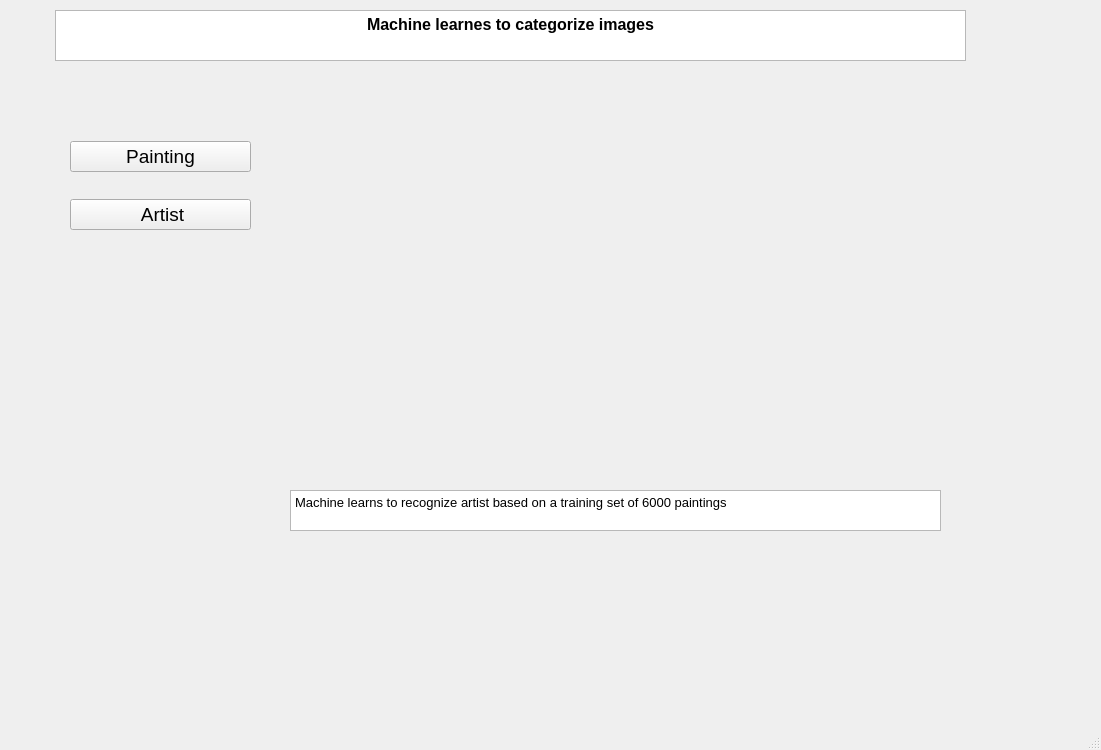
<?xml version="1.0" encoding="UTF-8"?>
<ui version="4.0">
 <class>MainWindow</class>
 <widget class="QMainWindow" name="MainWindow">
  <property name="geometry">
   <rect>
    <x>0</x>
    <y>0</y>
    <width>1101</width>
    <height>750</height>
   </rect>
  </property>
  <property name="windowTitle">
   <string>MainWindow</string>
  </property>
  <widget class="QWidget" name="centralwidget">
   <widget class="QTextBrowser" name="title">
    <property name="geometry">
     <rect>
      <x>55</x>
      <y>10</y>
      <width>911</width>
      <height>51</height>
     </rect>
    </property>
    <property name="html">
     <string>&lt;!DOCTYPE HTML PUBLIC &quot;-//W3C//DTD HTML 4.0//EN&quot; &quot;http://www.w3.org/TR/REC-html40/strict.dtd&quot;&gt;
&lt;html&gt;&lt;head&gt;&lt;meta name=&quot;qrichtext&quot; content=&quot;1&quot; /&gt;&lt;meta charset=&quot;utf-8&quot; /&gt;&lt;style type=&quot;text/css&quot;&gt;
p, li { white-space: pre-wrap; }
hr { height: 1px; border-width: 0; }
li.unchecked::marker { content: &quot;\2610&quot;; }
li.checked::marker { content: &quot;\2612&quot;; }
&lt;/style&gt;&lt;/head&gt;&lt;body style=&quot; font-family:'Segoe UI'; font-size:9pt; font-weight:400; font-style:normal;&quot;&gt;
&lt;p align=&quot;center&quot; style=&quot; margin-top:0px; margin-bottom:0px; margin-left:0px; margin-right:0px; -qt-block-indent:0; text-indent:0px;&quot;&gt;&lt;span style=&quot; font-size:12pt; font-weight:700;&quot;&gt;Machine learnes to categorize images&lt;/span&gt;&lt;/p&gt;&lt;/body&gt;&lt;/html&gt;</string>
    </property>
   </widget>
   <widget class="QWidget" name="verticalLayoutWidget">
    <property name="geometry">
     <rect>
      <x>70</x>
      <y>120</y>
      <width>181</width>
      <height>131</height>
     </rect>
    </property>
    <layout class="QVBoxLayout" name="verticalLayout">
     <item>
      <widget class="QPushButton" name="painting">
       <property name="font">
        <font>
         <pointsize>14</pointsize>
        </font>
       </property>
       <property name="text">
        <string>Painting</string>
       </property>
       <property name="checkable">
        <bool>false</bool>
       </property>
      </widget>
     </item>
     <item>
      <widget class="QPushButton" name="artist">
       <property name="font">
        <font>
         <pointsize>14</pointsize>
        </font>
       </property>
       <property name="text">
        <string> Artist</string>
       </property>
      </widget>
     </item>
    </layout>
   </widget>
   <widget class="QLabel" name="painting1">
    <property name="geometry">
     <rect>
      <x>570</x>
      <y>120</y>
      <width>341</width>
      <height>351</height>
     </rect>
    </property>
    <property name="text">
     <string/>
    </property>
    <property name="pixmap">
     <pixmap>../Frida_Kahlo_19.jpg</pixmap>
    </property>
    <property name="scaledContents">
     <bool>true</bool>
    </property>
   </widget>
   <widget class="QLabel" name="painting2">
    <property name="geometry">
     <rect>
      <x>290</x>
      <y>120</y>
      <width>261</width>
      <height>351</height>
     </rect>
    </property>
    <property name="text">
     <string/>
    </property>
    <property name="pixmap">
     <pixmap>../example_paintings/Vincent_van_Gogh_278.jpg</pixmap>
    </property>
    <property name="scaledContents">
     <bool>true</bool>
    </property>
   </widget>
   <widget class="QTextBrowser" name="footer">
    <property name="geometry">
     <rect>
      <x>290</x>
      <y>490</y>
      <width>651</width>
      <height>41</height>
     </rect>
    </property>
    <property name="html">
     <string>&lt;!DOCTYPE HTML PUBLIC &quot;-//W3C//DTD HTML 4.0//EN&quot; &quot;http://www.w3.org/TR/REC-html40/strict.dtd&quot;&gt;
&lt;html&gt;&lt;head&gt;&lt;meta name=&quot;qrichtext&quot; content=&quot;1&quot; /&gt;&lt;meta charset=&quot;utf-8&quot; /&gt;&lt;style type=&quot;text/css&quot;&gt;
p, li { white-space: pre-wrap; }
hr { height: 1px; border-width: 0; }
li.unchecked::marker { content: &quot;\2610&quot;; }
li.checked::marker { content: &quot;\2612&quot;; }
&lt;/style&gt;&lt;/head&gt;&lt;body style=&quot; font-family:'Segoe UI'; font-size:9pt; font-weight:400; font-style:normal;&quot;&gt;
&lt;p style=&quot; margin-top:0px; margin-bottom:0px; margin-left:0px; margin-right:0px; -qt-block-indent:0; text-indent:0px;&quot;&gt;&lt;span style=&quot; font-size:10pt;&quot;&gt;Machine learns to recognize artist based on a training set of 6000 paintings&lt;/span&gt;&lt;/p&gt;&lt;/body&gt;&lt;/html&gt;</string>
    </property>
   </widget>
   <widget class="QLabel" name="painting1_2">
    <property name="geometry">
     <rect>
      <x>580</x>
      <y>120</y>
      <width>361</width>
      <height>351</height>
     </rect>
    </property>
    <property name="text">
     <string/>
    </property>
    <property name="pixmap">
     <pixmap>../../../../../Documents/test4/Frida_Kahlo_19.jpg</pixmap>
    </property>
    <property name="scaledContents">
     <bool>true</bool>
    </property>
   </widget>
  </widget>
  <widget class="QMenuBar" name="menubar">
   <property name="geometry">
    <rect>
     <x>0</x>
     <y>0</y>
     <width>1101</width>
     <height>26</height>
    </rect>
   </property>
  </widget>
  <widget class="QStatusBar" name="statusbar"/>
 </widget>
 <resources/>
 <connections/>
</ui>
